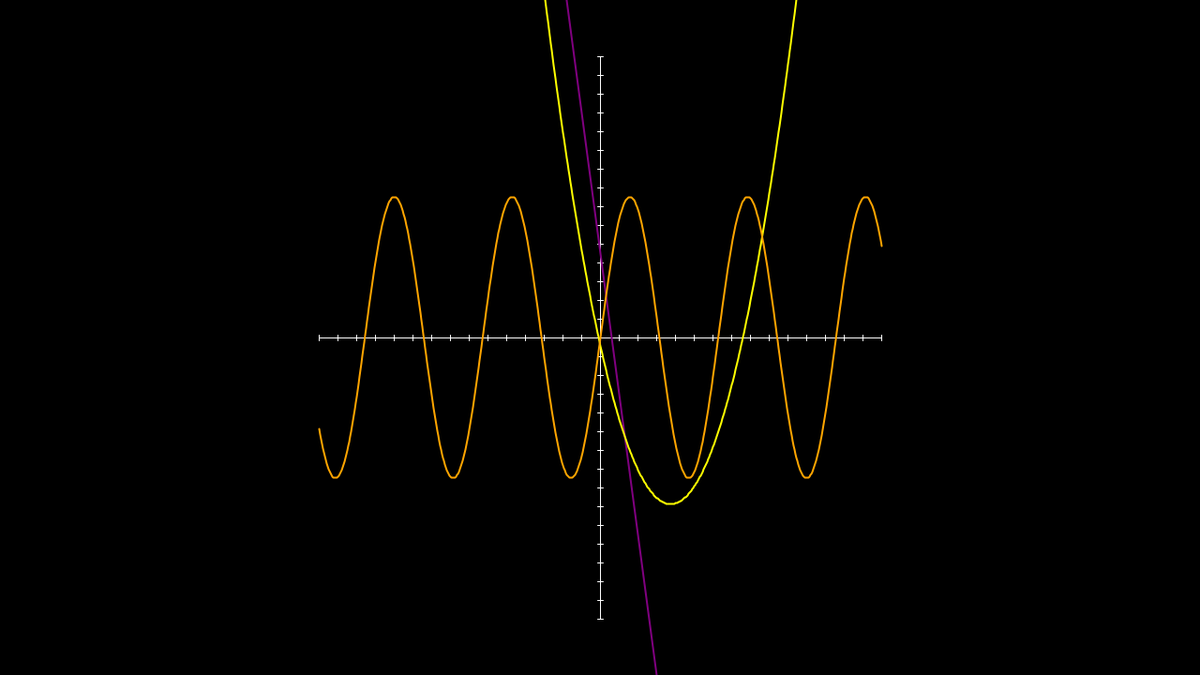
Frame 1 (no input)
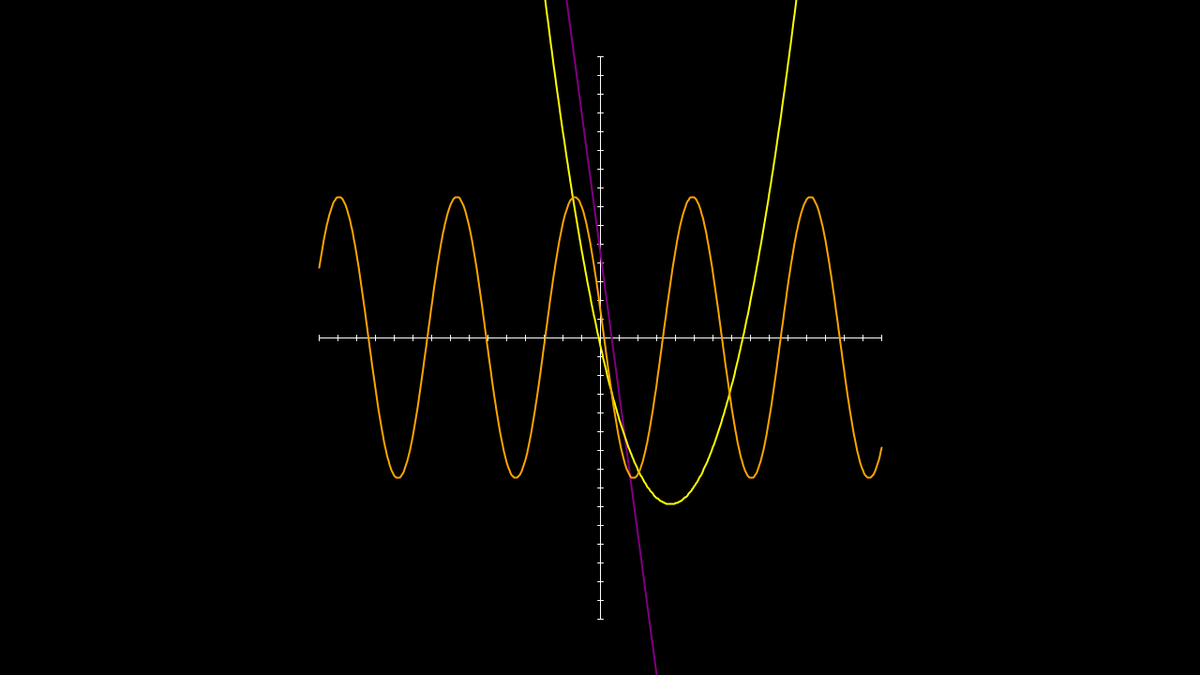
Frame 60 (the mouse pressed at the canvas centre just before this capture)
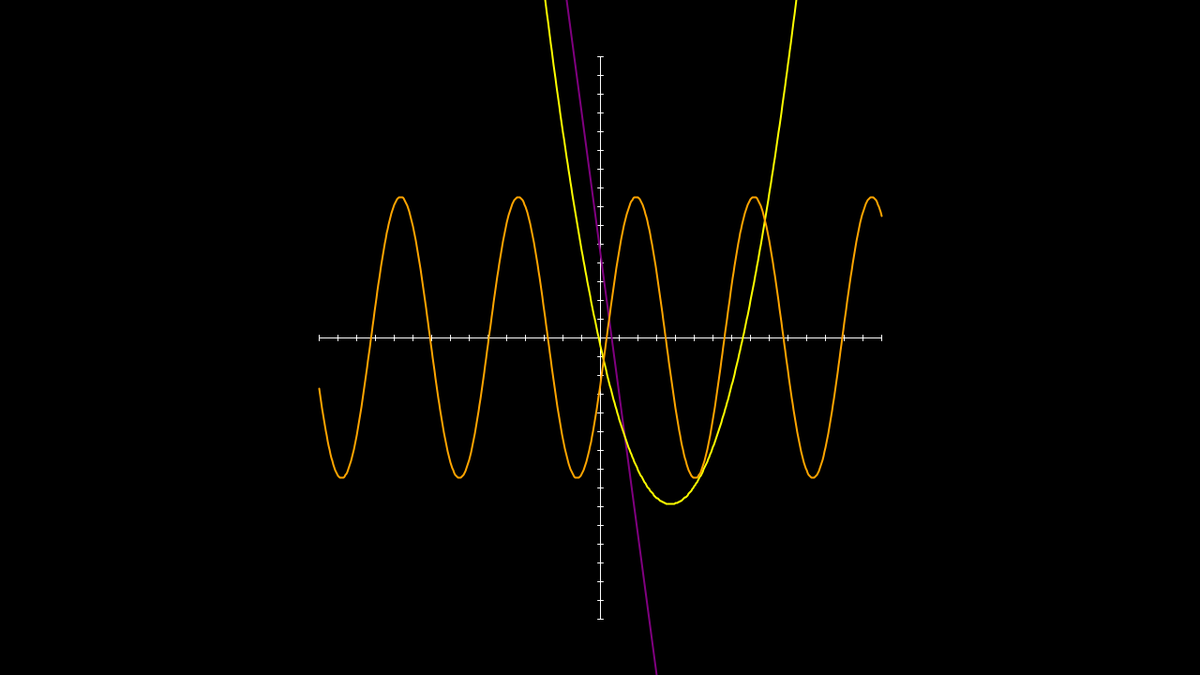
Frame 120 (the mouse held since frame 60 and released just before this capture)

The Processing sketch that drew these frames (run headless with seeded random() and noise(); from frame 60 on, the mouse is pressed at the canvas centre):

// Processing sketch: GDEVMAT_Quiz1
// ── GDEVMAT_Quiz1.pde
float amplitude = 50;
float frequency = 0.05;
float phase = 0;       

void setup() {
  size(1280, 720);
}

void draw() {
  background(0);
  
  translate(width / 2, height / 2);
  
  drawCartesianPlane();
  drawLinearFunction();
  drawQuadraticFunction();
  drawSineWave();
  
  phase += 0.05; // Increment of the sine wave
}

// Cartesian Plane
void drawCartesianPlane() {
  stroke(255);
  strokeWeight(1);
  
  line(-300, 0, 300, 0);
  line(0, -300, 0, 300);
  
  // Draw grid ticks every 20 pixels
  for (int i = -300; i <= 300; i += 20) {
    line(i, -3, i, 3); // X-axis
    line(-3, i, 3, i); // Y-axis
  }
}

// Linear function: f(x) = -5x + 30
void drawLinearFunction() {
  color purple = color(128, 0, 128);
  stroke(purple);
  strokeWeight(2);
  noFill();
  
  beginShape();
  for (int x = -200; x <= 200; x++) {
    float y = -5 * x + 30;
    vertex(x * 2, -y * 3);
  }
  endShape();
}

// Quadratic function: f(x) = x^2 - 15x - 3
void drawQuadraticFunction() {
  color yellow = color(255, 255, 0);
  stroke(yellow);
  strokeWeight(2);
  noFill();
  
  beginShape();
  for (float x = -30; x <= 30; x += 0.1) {
    float y = x * x - 15 * x - 3;
    vertex(x * 10, -y * 3);
  }
  endShape();
}

// Sine wave: y = amplitude * sin(frequency * x + phase)
void drawSineWave() {
  color orange = color(255, 165, 0);
  stroke(orange);
  strokeWeight(2);
  noFill();
  
  beginShape();
  for (int x = -300; x <= 300; x++) {
    float y = amplitude * sin(frequency * x + phase);
    vertex(x, -y * 3);
  }
  endShape();
}

// Key inputs for Sine Wave
void keyPressed() {
  if (key == 'W' || key == 'w') {
    amplitude += 5;
  } else if (key == 'S' || key == 's') {
    amplitude = max(5, amplitude - 5);
  } else if (key == 'D' || key == 'd') {
    frequency += 0.005;
  } else if (key == 'A' || key == 'a') {
    frequency = max(0.005, frequency - 0.005);
  }
}
